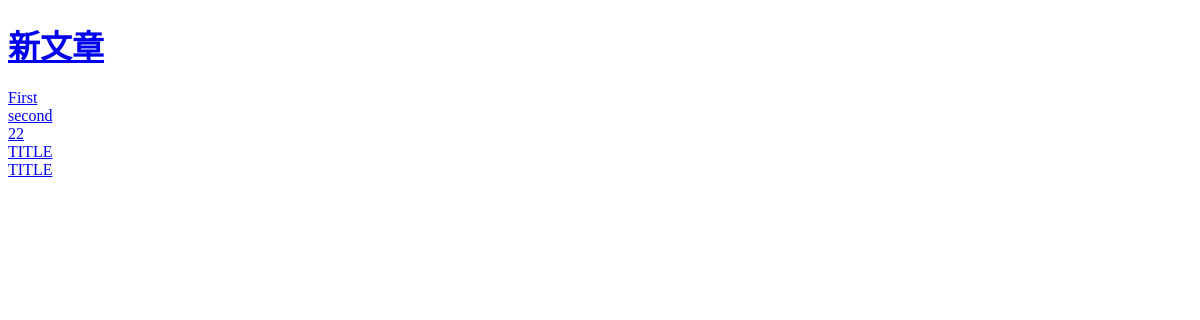
Page /blog/index/ on the earlier database version.
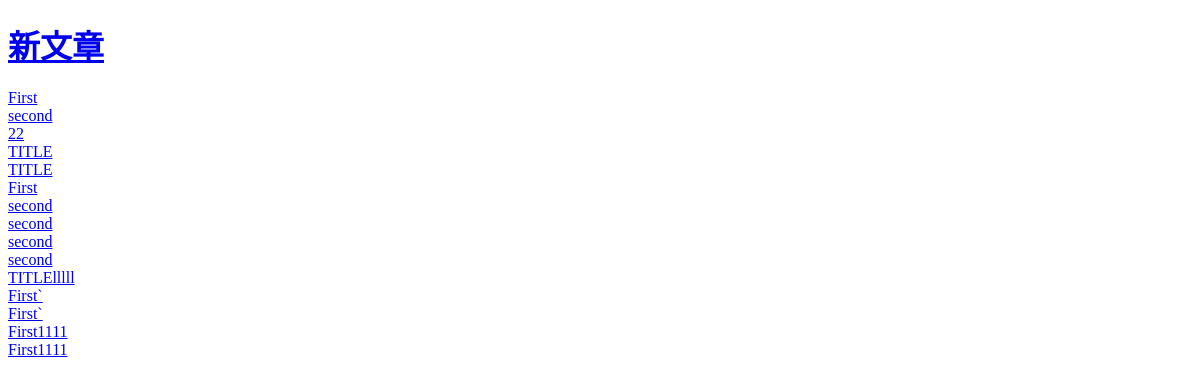
Same page on the later database version.
### blog/models.py (models this page shows)
class Article(models.Model):
    title = models.CharField(max_length=200, default='Title')
    content = models.TextField(null=True)
    date = models.DateTimeField(auto_now_add=True)

### blog/views.py (the view)
def index(request):
    articles = models.Article.objects.all()
    return render(request, 'blog/index.html', {'articles': articles})

### blog/templates/blog/index.html (shortened to what this page needs)
<!DOCTYPE html>
<html lang="en">
<head>
</head>
<body>
<h1>
    <a href="{% url 'blog:edit_page' 0 %}">新文章</a>
</h1>
{% for article in articles %}
<a href="{% url 'blog:article_page' article.id %}">{{article.title}}</a>
<br/>
{% endfor %}
</body>
</html>

Differences in the rows shown:
added Article: title "First"
added Article: title "second"
added Article: title "second"
added Article: title "second"
added Article: title "second"
added Article: title "TITLElllll"
added Article: title "First`"
added Article: title "First`"
added Article: title "First1111"
added Article: title "First1111"
